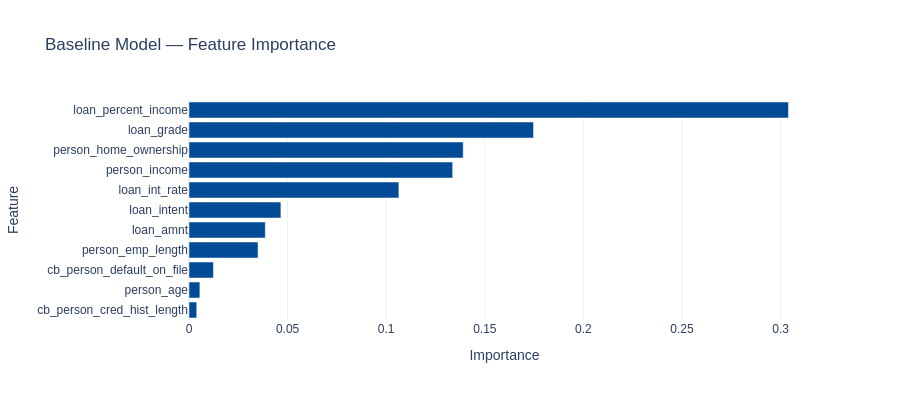

Write notebook code for a chart like this one.
### Code cell
importance_df = pd.DataFrame({
    "feature":   FEATURES,
    "importance": rf_baseline.feature_importances_
}).sort_values("importance", ascending=True)

fig = go.Figure(go.Bar(
    x=importance_df["importance"],
    y=importance_df["feature"],
    orientation="h",
    marker_color="#004A96"
))

fig.update_layout(
    title="Baseline Model — Feature Importance",
    xaxis_title="Importance",
    yaxis_title="Feature",
    template="plotly_white",
    font=dict(family="Arial", size=12),
    height=400
)

fig.show()

### Figure 1 — Plotly figure (JSON) as saved in the notebook; plotly's stock layout.template omitted (floating-point values rounded to 4 significant figures)
{"data": [{"marker": {"color": "#004A96"}, "orientation": "h", "type": "bar", "x": [0.003926, 0.005518, 0.0124, 0.035, 0.03869, 0.04659, 0.1064, 0.1337, 0.1391, 0.1747, 0.304], "y": ["cb_person_cred_hist_length", "person_age", "cb_person_default_on_file", "person_emp_length", "loan_amnt", "loan_intent", "loan_int_rate", "person_income", "person_home_ownership", "loan_grade", "loan_percent_income"]}], "layout": {"font": {"family": "Arial", "size": 12}, "height": 400, "title": {"text": "Baseline Model — Feature Importance"}, "xaxis": {"title": {"text": "Importance"}}, "yaxis": {"title": {"text": "Feature"}}}}
